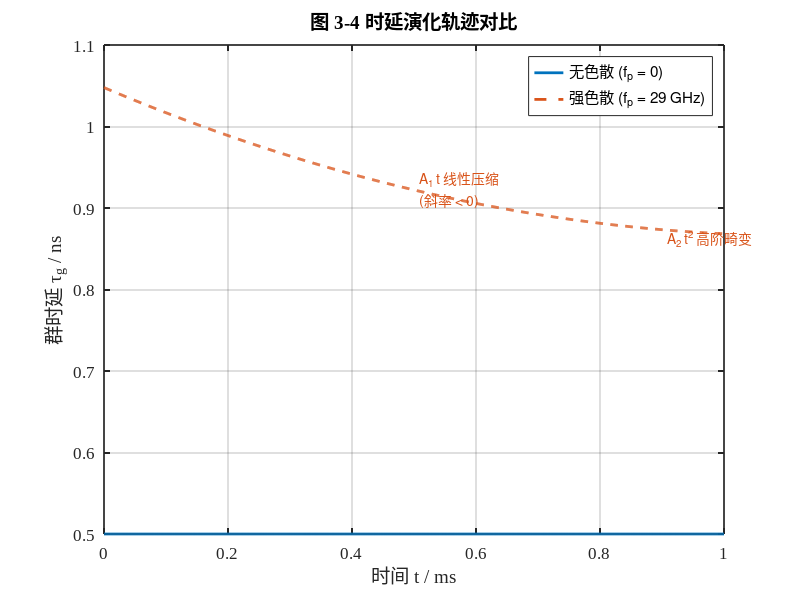
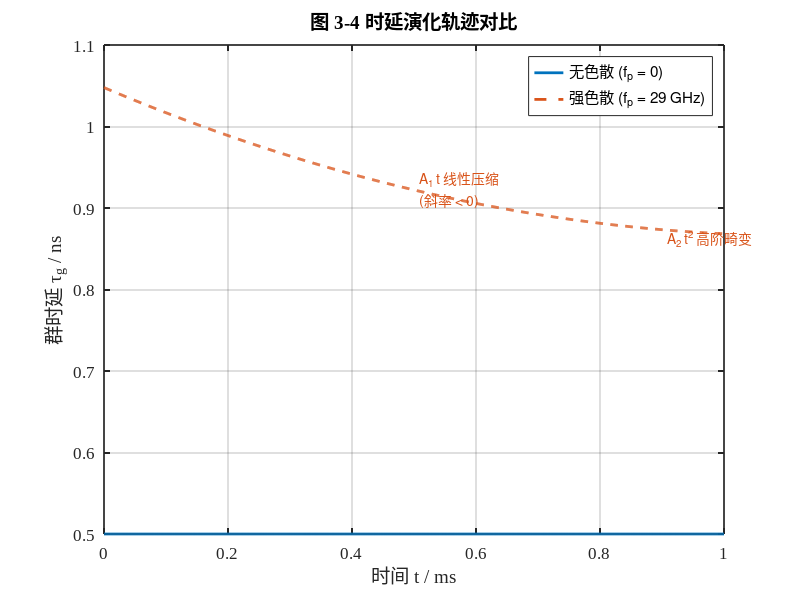

These charts were generated, in order, by the following MATLAB code:
%% plot_fig_3_4.m
% 论文图 3-4：时延演化轨迹对比（无色散 vs 强色散）
% 生成日期：2026-01-06
% 对应章节：3.3.1 群时延的二阶泰勒级数展开与时变时延模型

clear; clc; close all;

%% 1. 参数设置（与 thesis-code 保持一致）
c = 3e8;                    % 光速 (m/s)
epsilon_0 = 8.854e-12;      % 真空介电常数
m_e = 9.109e-31;            % 电子质量 (kg)
q_e = 1.602e-19;            % 电子电量 (C)

% 雷达参数
f0 = 33e9;                  % 起始频率 (Hz)
omega_0 = 2*pi*f0;          % 起始角频率 (rad/s)
B = 3e9;                    % 带宽 (Hz)
T_m = 1e-3;                 % 扫频周期 (s)
mu = 2*pi*B/T_m;            % 角频率调频斜率 (rad/s^2)

% 等离子体参数
d = 0.15;                   % 等离子体厚度 (m)
nu_e = 1.5e9;               % 碰撞频率 (Hz)

% 情况1：无色散（f_p = 0）
f_p_ideal = 0;
omega_p_ideal = 2*pi*f_p_ideal;

% 情况2：强色散（f_p = 29 GHz）
f_p_strong = 29e9;
omega_p_strong = 2*pi*f_p_strong;

%% 2. 计算时变群时延

% 时间向量
t = linspace(0, T_m, 1000);

% 无色散情况：tau_g(t) = A_0（常数）
A0_ideal = d/c;
tau_g_ideal = A0_ideal * ones(size(t));

% 强色散情况：tau_g(t) = A_0 + A_1*t + A_2*t^2
% 计算展开系数
A0_strong = (d/c) / sqrt(1 - (omega_p_strong/omega_0)^2);

% 一阶色散系数 tau_1
tau_1_strong = -(d/c) * (omega_p_strong^2 / omega_0^3) * ...
               (1 - (omega_p_strong/omega_0)^2)^(-3/2);

% 二阶色散系数 tau_2
tau_2_strong = (3*d/c) * (omega_p_strong^2 / omega_0^4) * ...
               (1 - omega_p_strong^2/(3*omega_0^2)) * ...
               (1 - (omega_p_strong/omega_0)^2)^(-5/2);

% 展开系数
A1_strong = mu * tau_1_strong;
A2_strong = 0.5 * mu^2 * tau_2_strong;

% 时变时延
tau_g_strong = A0_strong + A1_strong*t + A2_strong*t.^2;

%% 3. 绘图

figure('Position', [100, 100, 800, 600]);

% 论文标准颜色
color_ideal = [0.0000, 0.4470, 0.7410];   % 蓝色
color_strong = [0.8500, 0.3250, 0.0980];  % 橙色

% 绘制曲线
plot(t*1e3, tau_g_ideal*1e9, '-', 'Color', color_ideal, 'LineWidth', 2.0, ...
     'DisplayName', '无色散 (f_p = 0)');
hold on;
plot(t*1e3, tau_g_strong*1e9, '--', 'Color', color_strong, 'LineWidth', 2.0, ...
     'DisplayName', sprintf('强色散 (f_p = %.0f GHz)', f_p_strong/1e9));

% 标注关键特征
% 标注线性压缩效应（A_1*t项）
idx_mid = round(length(t)/2);
text(t(idx_mid)*1e3, tau_g_strong(idx_mid)*1e9, ...
     sprintf('  A_1 t 线性压缩\n  (斜率 < 0)'), ...
     'FontSize', 10, 'Color', color_strong);

% 标注高阶畸变（A_2*t^2项）
idx_end = round(length(t)*0.9);
text(t(idx_end)*1e3, tau_g_strong(idx_end)*1e9, ...
     '  A_2 t^2 高阶畸变', ...
     'FontSize', 10, 'Color', color_strong, 'VerticalAlignment', 'top');

% 图表设置
set(gca, 'FontName', 'Times New Roman', 'FontSize', 12);
set(gca, 'LineWidth', 1.2);
grid on; box on;

xlabel('时间 t / ms', 'FontSize', 14);
ylabel('群时延 \tau_g / ns', 'FontSize', 14);
title('图 3-4 时延演化轨迹对比', 'FontSize', 14, 'FontWeight', 'bold');

legend('Location', 'northeast', 'FontSize', 11);

%% 4. 保存图表

% 保存为 PNG（高分辨率）
print('-dpng', '-r300', '../figures/图3-4_时延演化轨迹对比.png');

% 保存为 SVG（矢量图）
print('-dsvg', '../figures/图3-4_时延演化轨迹对比.svg');

fprintf('图 3-4 已保存至 final_output/figures/\n');
fprintf('  - 无色散时延: %.3f ns (恒定)\n', A0_ideal*1e9);
fprintf('  - 强色散起始时延: %.3f ns\n', A0_strong*1e9);
fprintf('  - 线性系数 A1: %.3e s^-1\n', A1_strong);
fprintf('  - 二次系数 A2: %.3e s^-2\n', A2_strong);
